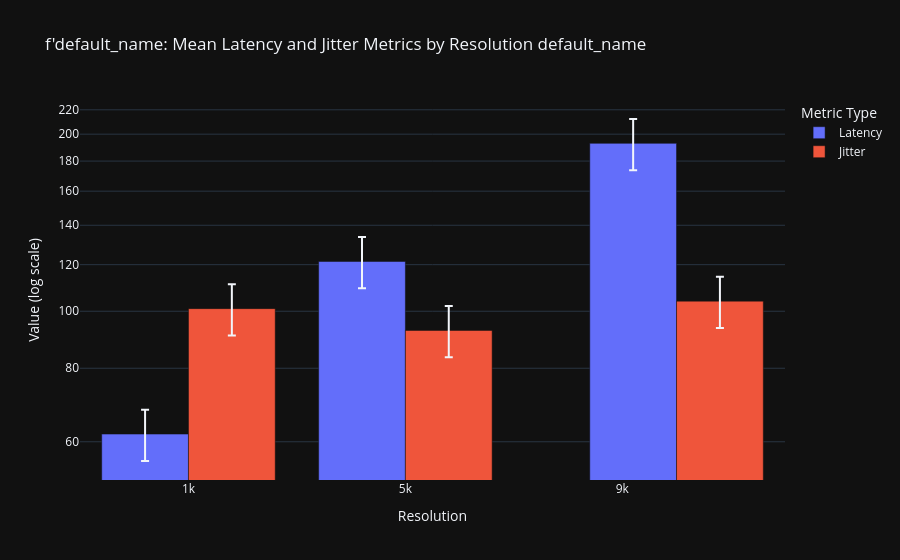

Notebook cell for this chart:
### Code cell
import plotly.express as px
import pandas as pd
import numpy as np

# List to store the aggregated metrics
aggregated_metrics = []

# Adding Debug Prints
print("Starting calculation of mean latency and jitter for each resolution...")
print(f"Initial response_time keys (resolutions): {list(response_time.keys())}")

# Calculate mean latency and jitter for each resolution
for resolution, models in response_time.items():
    print(f"\nProcessing resolution: {resolution}")

    try:
        # Combine all models for the current resolution
        combined_df = pd.DataFrame.from_dict(models)

        # Debug: Print shape and first few rows of combined DataFrame
        print(f"Shape of combined DataFrame for resolution {resolution}: {combined_df.shape}")
        print(f"First few rows of combined DataFrame for resolution {resolution}:\n{combined_df.head()}")

        # Ensure there are valid (non-NaN, non-zero) values for calculations
        if combined_df.empty or combined_df.isna().all().all():
            print(f"Combined DataFrame for resolution {resolution} is empty or only contains NaN values. Skipping...")
            continue

        # Handle NaN values by dropping them row-wise, if needed
        combined_df = combined_df.dropna(how='all')  # Drop rows with all NaN
        if combined_df.empty:
            print(f"All rows dropped due to NaN values for resolution {resolution}. Skipping...")
            continue

        # Compute mean latency
        mean_across_time_points = combined_df.mean(axis=1)  # Mean across time points
        mean_latency = mean_across_time_points.mean()  # Mean across workers

        # Compute jitter (robust calculation):
        # Step 1: Aggregate within each model (standard deviation per column)
        jitter_within_models = combined_df.std(axis=0)  # Standard deviation per model
        # Step 2: Aggregate across models (mean of standard deviations)
        jitter = jitter_within_models.mean()

        # Store metrics for this resolution
        aggregated_metrics.append({"Resolution": resolution, "Metric Type": "Latency", "Value": mean_latency})
        aggregated_metrics.append({"Resolution": resolution, "Metric Type": "Jitter", "Value": jitter})

        # Debug outputs for calculated metrics
        print(f"Mean Latency for resolution {resolution}: {mean_latency}")
        print(f"Jitter for resolution {resolution}: {jitter}")

    except Exception as e:
        print(f"Error while processing resolution {resolution}: {e}")
        continue

# Debug: Print aggregated metrics
print("\nAggregated Metrics:")
for metric in aggregated_metrics:
    print(metric)

# Create a DataFrame from the aggregated metrics
metrics_df = pd.DataFrame(aggregated_metrics)

# Debug: Print final DataFrame
print("\nFinal metrics DataFrame:")
print(metrics_df)

# Create a grouped bar plot with Plotly Express
fig = px.bar(
    metrics_df,
    x="Resolution",
    y="Value",
    color="Metric Type",
    barmode="group",
    title=f"{metadata.run_name}: Mean Latency and Jitter Metrics by Resolution\n{metadata.run_name}",
    log_y=True,
    error_y=metrics_df["Value"].apply(lambda x: x * 0.1 if not np.isnan(x) else 0)  # Adding 10% as error bars
)

# Customize axes labels
fig.update_layout(
    xaxis_title="Resolution",
    yaxis_title="Value (log scale)"
)

# Show the plot
fig.show()

### Figure 1 — Plotly figure (JSON) as saved in the notebook; plotly's stock layout.template omitted (floating-point values rounded to 4 significant figures)
{"data": [{"alignmentgroup": "True", "error_y": {"array": [6.183, 12.15, 19.29]}, "hovertemplate": "Metric Type=Latency<br>Resolution=%{x}<br>Value=%{y}<extra></extra>", "legendgroup": "Latency", "marker": {"color": "#636efa", "pattern": {"shape": ""}}, "name": "Latency", "offsetgroup": "Latency", "orientation": "v", "showlegend": true, "textposition": "auto", "x": [1000, 5000, 10000], "xaxis": "x", "y": [61.83, 121.5, 192.9], "yaxis": "y", "type": "bar"}, {"alignmentgroup": "True", "error_y": {"array": [10.1, 9.276, 10.4]}, "hovertemplate": "Metric Type=Jitter<br>Resolution=%{x}<br>Value=%{y}<extra></extra>", "legendgroup": "Jitter", "marker": {"color": "#EF553B", "pattern": {"shape": ""}}, "name": "Jitter", "offsetgroup": "Jitter", "orientation": "v", "showlegend": true, "textposition": "auto", "x": [1000, 5000, 10000], "xaxis": "x", "y": [101.0, 92.76, 104.0], "yaxis": "y", "type": "bar"}], "layout": {"xaxis": {"anchor": "y", "domain": [0.0, 1.0], "title": {"text": "Resolution"}}, "yaxis": {"anchor": "x", "domain": [0.0, 1.0], "title": {"text": "Value (log scale)"}, "type": "log"}, "legend": {"title": {"text": "Metric Type"}, "tracegroupgap": 0}, "title": {"text": "f'default_name: Mean Latency and Jitter Metrics by Resolution\ndefault_name"}, "barmode": "group"}}
